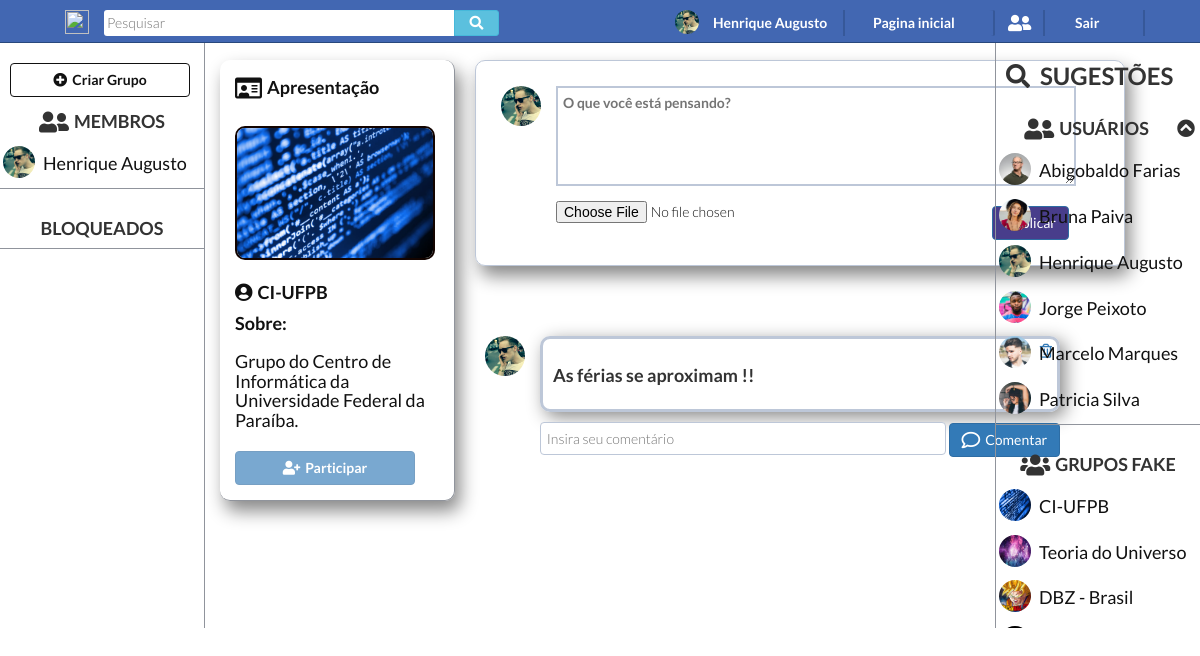
Screenshot of /web-project/groupsfak.php?group=3 (signed in) with the database file from the repository.
### tables this page shows
CREATE TABLE `usuario` (
  `id_usuario` varchar(255) NOT NULL,
  `nome_usuario` varchar(255) NOT NULL,
  `visibilidade` int(11) NOT NULL,
  `cidade` varchar(255) NOT NULL,
  `foto_usuario` varchar(255) NOT NULL,
  `senha` varchar(255) NOT NULL
);

CREATE TABLE `grupo` (
  `id_grupo` int(11) NOT NULL,
  `nome_grupo` varchar(255) NOT NULL,
  `descricao` varchar(255) NOT NULL,
  `foto_grupo` varchar(255) NOT NULL,
  `privacidade` int(11) NOT NULL
);

CREATE TABLE `membro` (
  `id_grupo` int(11) NOT NULL,
  `id_usuario` varchar(255) NOT NULL,
  `status_participacao` int(11) NOT NULL,
  `status_adm` int(11) NOT NULL,
  `autor_block` varchar(255) NOT NULL
);

CREATE TABLE `publicacao` (
  `id_publicacao` int(11) NOT NULL,
  `id_mural` int(11) NOT NULL,
  `arquivo` varchar(255) DEFAULT NULL,
  `conteudo` varchar(255) DEFAULT NULL,
  `id_autor` varchar(255) NOT NULL
);

### web-project/groupsfak.php (the view, shortened to what this page needs)
<?PHP
	$conecta =  mysqli_connect("localhost","root","","fakebook");
	$grupo_visitado = $_GET['group'];
	$user_logado = $_SESSION['id_usuario'];
	$sql_dados_logado = "SELECT * FROM Usuario WHERE id_usuario = '$user_logado'";
	$sql_dados_grupo = "SELECT * FROM grupo WHERE id_grupo = '$grupo_visitado'";
	$sql_usuarios = "SELECT id_usuario,nome_usuario,foto_usuario FROM Usuario";
	$sql_membro ="SELECT * FROM usuario INNER JOIN membro ON membro.id_usuario = usuario.id_usuario AND membro.id_grupo = '$grupo_visitado' AND membro.status_participacao=1";
	$sql_participa_grupo = "SELECT * FROM membro WHERE id_usuario='$user_logado' AND id_grupo='$grupo_visitado'";
    $sql_sou_adm_visitado = "SELECT * FROM membro WHERE id_usuario = '$user_logado' AND status_adm = '1' AND id_grupo='$grupo_visitado'";
	$conexao_dados_grupo = mysqli_query($conecta, $sql_dados_grupo) or die ("Erro na seleção dos dados do grupo.");
	$conexao_dados_logado = mysqli_query($conecta, $sql_dados_logado) or die ("Erro na seleção dos dados do usuario logado.");
	$conexao_membros = mysqli_query($conecta, $sql_membro) or die ("Erro na seleção dos membros.");
	$conexao_participa_grupo = mysqli_query($conecta, $sql_participa_grupo) or die ("Erro na verificação da participação do grupo.");
	$conexao_usuarios = mysqli_query($conecta, $sql_usuarios) or die ("Erro na seleção dos usuarios do sistema.");
	$conexao_sou_adm_visitado = mysqli_query($conecta, $sql_sou_adm_visitado) or die ("Erro na verificação se o user logado é adm do grupo visitado.");
	$dados_grupo = mysqli_fetch_assoc($conexao_dados_grupo);
	$dados_user_logado = mysqli_fetch_assoc($conexao_dados_logado);
?>
<?php
	$sql_mural_visitado = "SELECT id_mural FROM mural_grupo WHERE id_grupo='$grupo_visitado'";
	$conexao_mural_visitado = mysqli_query($conecta, $sql_mural_visitado) or die (header('Falha ao capturar mural'));
	$index_mural_visitado = mysqli_fetch_assoc($conexao_mural_visitado);
	$sql_seleciona_post = "SELECT * FROM publicacao WHERE id_mural='".$index_mural_visitado['id_mural']."' ORDER BY id_publicacao DESC";
	$conexao_seleciona_post = mysqli_query($conecta, $sql_seleciona_post) or die (header('Falha ao capturar publicações'));
?>
<?php
	$sql_selecio_allgroups = "SELECT * FROM grupo";
	$conexao_selecio_allgroups  = mysqli_query($conecta, $sql_selecio_allgroups ) or die (header('Falha ao selecionar todos os grupos do sistema'));
	$participa_grupo = mysqli_fetch_assoc($conexao_participa_grupo);
	$sou_adm_visitado = false;
	if(mysqli_num_rows($conexao_sou_adm_visitado)>0){
		$sou_adm_visitado=true;
	}
?>
<!DOCTYPE html>
<html lang="pt-br">
<head>
	<link rel="stylesheet"  href="statics/css/style.css">
	<link rel="stylesheet" href="https://use.fontawesome.com/releases/v5.1.0/css/all.css">
	<link rel="stylesheet"  href="https://maxcdn.bootstrapcdn.com/font-awesome/4.7.0/css/font-awesome.min.css">
	<link rel="stylesheet" href="https://maxcdn.bootstrapcdn.com/bootstrap/3.3.7/css/bootstrap.min.css">
</head>
<body>
	<header>
	<nav class="nav-profile">
		<div class="search-section">
			<img src="statics/img/logofb.png">
			<div class="search">
				<input type="text" name="search" placeholder="Pesquisar"><button class="btn btn-info"><i class="fas fa-search"></i></button>
			</div>
		</div>
		<div class="session-user">
			<?php
				echo "<img src=".$dados_user_logado['foto_usuario']."><span>".$dados_user_logado['nome_usuario']."<span>";
			?>
		</div>
		<div class="initial-page">
			<a <?php echo "href='profilefak.php?user=".$user_logado."'" ?>><span>Pagina inicial</span></a>
		</div>
		<div class="friend-request">
			<span class="dropdown-toggle" type="button" data-toggle="dropdown"><i class="fas fa-user-friends fa-lg"></i>
			 ?></span>
		</div>
		<div class="log-out">
			<a href="authentication.php?saindo=true"><span>Sair</span></a>
		</div>
	</nav>
	</header>
	<main class="content-wrapper">
		<div class="data-user">
			<label><i class="far fa-id-card fa-lg"></i>Apresentação</label><br>
			<?php
				echo "<img src=".$dados_grupo['foto_grupo']."><br><label><i class='fas fa-user-circle'></i>".$dados_grupo['nome_grupo']."</label><br><label>";
				if($dados_grupo['privacidade'] == 2 or $participa_grupo['status_participacao']==1){
					echo "Sobre:<br></label><h4>".$dados_grupo['descricao']."</h4><br>";
				}else{
					echo "Sobre:<br></label><h4>".$dados_grupo['descricao']."</h4><br>";
					echo "<label><i class='fas fa-user-lock'></i></label><a href=''><h4>Privado</h4></a><br>";
				}
			?>
			<button class="btn btn-primary" onclick="window.location=
			<?php echo "'groups.php?requisita_grupo=".$grupo_visitado."'" ?>"
			<?php
				if($participa_grupo['status_participacao']==1 or $participa_grupo['status_participacao']==2 ){
					echo "disabled";
				}
			?>
			><i class="fas fa-user-plus"></i>Participar</button><br>
		</div>
		<?php
		if($dados_grupo['privacidade'] == 2 or $participa_grupo['status_participacao']==1){
		?>
		<form class="input-mural" enctype="multipart/form-data"  action="posts.php" method="POST" id="post_grupo">
			<div class="content-input">
				<?php
					echo "<img src=".$dados_user_logado['foto_usuario'].">";
				?>
				<textarea name="content-post-input" placeholder="O que você está pensando?"></textarea>
			</div>
			<div class="footer-input">
				<input type="file" name="imagem_post_grupo" id="imagem_post_grupo">
				<input class="btn btn-primary" type="submit" name="btn-newpost-group"
				<?php
					if($participa_grupo['status_participacao']!=1){
						echo "disabled=true";
					}
				?>
				 value="Publicar">
			</div>
		</form>
		<div class="mural-posts">
		<?php
			$count_id_post = mysqli_num_rows($conexao_seleciona_post);
			if(mysqli_num_rows($conexao_seleciona_post)>0){
				while ($linha = mysqli_fetch_assoc($conexao_seleciona_post)) {
					$sql_info_autor = "SELECT * FROM Usuario WHERE id_usuario='".$linha['id_autor']."'";
					$conexao_info_autor = mysqli_query($conecta, $sql_info_autor) or die (header('Falha ao capturar informações do autor da publicação'));
					$dados_info_autor = mysqli_fetch_assoc($conexao_info_autor);
					$aval_block_post = false;
					if (!$aval_block_post) {
				?>
				<div class="myposts">
					<div class="item-post">
						<img class="img-autor-pub" <?php echo "src='".$dados_info_autor['foto_usuario']."'"; ?>>
						<div class="content-post">
						<?php
							if($dados_info_autor['id_usuario'] == $dados_user_logado['id_usuario'] || $sou_adm_visitado){
						?>
						<a href= <?php echo "'posts.php?count_id_publicacao_grupo=".$count_id_post."&id_mural=".$linha['id_mural']."&grupo_visitado=".$dados_grupo['id_grupo']."'"; ?>>
							<i class="far fa-trash-alt pull-right"></i>
						</a>
						<?php
							}
						?>
						<?php
							if(!empty($linha['conteudo'])){
								echo "<p>".$linha['conteudo']."</p>";
							}
						?>
						</div>
					</div>
					<form class="coment-post" action="posts.php" method="POST">
						<input type="text" name="text-coment" placeholder="Insira seu comentário" required autocomplete="off">
						<button class="btn btn-primary" type="submit"
						<?php
							if($participa_grupo['status_participacao']!=1){
								echo "disabled=true";
							}
						?>
						name="btn-comenta-group"><i class="far fa-comment fa-lg"></i>Comentar</button>
					</form>
				</div>
				<?php
					$count_id_post -= 1;
						}
				}
			}
		?>
		</div>
		<?php
			}
		?>
		<div class="panel-fixed-r">
			<h3><i class="fas fa-search"></i>SUGESTÕES</h3>
			<div class="users-system">
				<h4><i class="fas fa-user-friends fa-lg"></i>USUÁRIOS<i class="fas fa-chevron-circle-up pull-right"></i></h4>
				<ul class="users-list" id='toggle-user'>
					<?php
						while($linha = mysqli_fetch_assoc($conexao_usuarios)){
							$id_user_logado = $dados_user_logado['id_usuario'];
							$id_user_verficado = $linha['id_usuario'];
							$sql_tablock1 = "SELECT * FROM Amizade WHERE status_amizade=3 AND id_usuario1='$id_user_logado' AND id_usuario2='$id_user_verficado' AND autor_request!='$id_user_logado'";
							$sql_tablock2 = "SELECT * FROM Amizade WHERE status_amizade=3 AND id_usuario2='$id_user_logado' AND id_usuario1='$id_user_verficado' AND autor_request!='$id_user_logado'";
							$sql_tablock1_autor = "SELECT * FROM Amizade WHERE status_amizade=3 AND id_usuario1='$id_user_logado' AND id_usuario2='$id_user_verficado' AND autor_request='$id_user_logado'";
							$sql_tablock2_autor = "SELECT * FROM Amizade WHERE status_amizade=3 AND id_usuario2='$id_user_logado' AND id_usuario1='$id_user_verficado' AND autor_request='$id_user_logado'";
							$conexao_tablock1 = mysqli_query($conecta, $sql_tablock1) or die ("Erro na verificação do bloqueio.");
							$conexao_tablock2 = mysqli_query($conecta, $sql_tablock2) or die ("Erro na verificação do bloqueio");
							$conexao_tablock1_autor = mysqli_query($conecta, $sql_tablock1_autor) or die ("Erro na verificação do bloqueio como autor.");
							$conexao_tablock2_autor = mysqli_query($conecta, $sql_tablock2_autor) or die ("Erro na verificação do bloqueio como autor");
							if(mysqli_num_rows ($conexao_tablock1) > 0 or mysqli_num_rows ($conexao_tablock2) > 0){
								;
							}else
							if(mysqli_num_rows ($conexao_tablock1_autor) > 0 or mysqli_num_rows ($conexao_tablock2_autor) > 0){
								echo "<li><a><img src='".$linha['foto_usuario']."'><h4>".$linha['nome_usuario']."</h4></a><a href=".'friendship.php?unblock='.$linha['id_usuario']."><i class='fas fa-ban'></i></a></li>";
							}else{
								echo "<li><a href=".'profilefak.php?user='.$linha['id_usuario']."><img src='".$linha['foto_usuario']."'><h4>".$linha['nome_usuario']."</h4></a></li>";
							}
						}
					?>
				</ul>
			</div>
			<div class="groups-system">
				<h4><i class="fas fa-users fa-lg"></i>GRUPOS FAKE</h4>
				<ul class="groups-list">
					<?php
						while($linha = mysqli_fetch_assoc($conexao_selecio_allgroups)){
							$grupo_verificado = $linha['id_grupo'];
							$sql_ver_block = "SELECT * FROM membro WHERE id_grupo='$grupo_verificado' AND id_usuario='$user_logado' AND (status_participacao=3 OR status_participacao=4)";
							$conexao_ver_block = mysqli_query($conecta, $sql_ver_block) or die ("Erro na verificação do bloqueio com o grupo");
							if(mysqli_num_rows($conexao_ver_block)>0){
								;
							}else{
								echo "<li><a href=".'groupsfak.php?group='.$linha['id_grupo']."><img src='".$linha['foto_grupo']."'><h4>".$linha['nome_grupo']."</h4></a></li>";
							}
						}
					?>
				</ul>
			</div>
		</div>
		<div class="panel-fixed-l">
			<div class="users-system">
				<div class="create-group">
					<button class="btn btn-default" data-toggle="modal" data-target="#myModal"><i class="fas fa-plus-circle"></i>Criar Grupo</button>
				</div>
				<h4><i class="fas fa-user-friends fa-lg"></i>MEMBROS</h4>
				<?php
				if($dados_grupo['privacidade'] == 2 or $participa_grupo['status_participacao']==1){
				?>
				<ul class="users-list">
					<?php
						while ($linha_membros = mysqli_fetch_assoc($conexao_membros)) {
							$id_membro_amg = $linha_membros['id_usuario'];
							$sql_ehamg1 = "SELECT * FROM Usuario INNER JOIN Amizade ON Amizade.id_usuario2 = '$id_membro_amg' AND Amizade.status_amizade=1 AND Amizade.id_usuario1='$user_logado'";
							$sql_ehamg2 = "SELECT id_usuario, nome_usuario, foto_usuario FROM Usuario INNER JOIN Amizade ON Amizade.id_usuario1 = '$id_membro_amg' AND Amizade.status_amizade=1 AND Amizade.id_usuario2='$user_logado'";
							$conexao_ehamg1 = mysqli_query($conecta, $sql_ehamg1) or die ("Erro na seleção dos Amigos.");
							$conexao_ehamg2 = mysqli_query($conecta, $sql_ehamg2) or die ("Erro na seleção dos Amigos.");
							$sql_membro_ehadm = "SELECT * FROM membro WHERE id_usuario = '$id_membro_amg' AND status_adm = '1' AND id_grupo='$grupo_visitado'";
							$conexao_membro_ehadm = mysqli_query($conecta, $sql_membro_ehadm) or die ("Erro na verficação do adm.");
							if(mysqli_num_rows($conexao_ehamg1) > 0 or mysqli_num_rows($conexao_ehamg2)>0){
								echo "<li><a><img src='".$linha_membros['foto_usuario']."'><i class='fas fa-user-check pull-right fa-sm'></i><h4>".$linha_membros['nome_usuario']."</h4></a><a href=".'profilefak.php?user='.$linha_membros['id_usuario']."></a>";
								if($sou_adm_visitado){
									if(mysqli_num_rows($conexao_membro_ehadm) > 0){
										echo "<br><a class='tornar_adm' href=".'groups.php?remove_adm='.$linha_membros['id_usuario']."&group=".$grupo_visitado."><small>Remover administração</small></a><a href=".'groups.php?remove_user='.$linha_membros['id_usuario']."&group=".$grupo_visitado."><i class='fas fa-user-minus pull-right fa-sm'></i></a><a href=".'groups.php?block_user='.$linha_membros['id_usuario']."&group=".$grupo_visitado."><i class='fas fa-user-slash pull-right fa-sm'></i></a></li>";
									}else{
										echo "<br><a class='tornar_adm' href=".'groups.php?user_adm='.$linha_membros['id_usuario']."&group=".$grupo_visitado."><small>Torná-lo administrador</small></a><a href=".'groups.php?remove_user='.$linha_membros['id_usuario']."&group=".$grupo_visitado."><i class='fas fa-user-minus pull-right fa-sm'></i></a><a href=".'groups.php?block_user='.$linha_membros['id_usuario']."&group=".$grupo_visitado."><i class='fas fa-user-slash pull-right fa-sm'></i></a></li>";
									}
								}else{
									echo "</li>";
								}
							}else{
								echo "<li><a><img src='".$linha_membros['foto_usuario']."'><h4>".$linha_membros['nome_usuario']."</h4></a><a href=".'profilefak.php?user='.$linha_membros['id_usuario']."></a>";
								if($sou_adm_visitado && $user_logado != $linha_membros['id_usuario']){
									if(mysqli_num_rows($conexao_membro_ehadm) > 0){
										echo "<br><a class='tornar_adm' href=".'groups.php?remove_adm='.$linha_membros['id_usuario']."&group=".$grupo_visitado."><small>Remover administração</small></a><a href=".'groups.php?remove_user='.$linha_membros['id_usuario']."&group=".$grupo_visitado."><i class='fas fa-user-minus pull-right fa-sm'></i></a><a href=".'groups.php?block_user='.$linha_membros['id_usuario']."&group=".$grupo_visitado."><i class='fas fa-user-slash pull-right fa-sm'></i></a></li>";
									}else{
										echo "<br><a class='tornar_adm' href=".'groups.php?user_adm='.$linha_membros['id_usuario']."&group=".$grupo_visitado."><small>Torná-lo administrador</small></a><a href=".'groups.php?remove_user='.$linha_membros['id_usuario']."&group=".$grupo_visitado."><i class='fas fa-user-minus pull-right fa-sm'></i></a><a href=".'groups.php?block_user='.$linha_membros['id_usuario']."&group=".$grupo_visitado."><i class='fas fa-user-slash pull-right fa-sm'></i></a></li>";
									}
								}else{
									echo "</li>";
								}
							}
						}
					?>
				</ul>
				<?php
					}
				?>
			</div>
			<?php
			if($participa_grupo['status_participacao']==1 && $participa_grupo['status_adm']==1){
			?>
			<div class="users-system">
				<h4></i>BLOQUEADOS</h4>
			</div>
			<?php
				}
			?>
		</div>
	</main>
</body>
</html>

### rows the page displays
usuario: foto_usuario (picture), nome_usuario "Henrique Augusto"
grupo: foto_grupo (picture), nome_grupo "CI-UFPB", descricao "Grupo do Centro de Informática da Universidade Federal da Paraíba."
membro: btn-newpost-group "Publicar", id_usuario.foto_usuario (picture), id_usuario.nome_usuario "Henrique Augusto"
publicacao: id_autor.foto_usuario (picture), conteudo "As férias se aproximam !!"
usuario: foto_usuario (picture), nome_usuario "Abigobaldo Farias"
usuario: foto_usuario (picture), nome_usuario "Bruna Paiva"
usuario: foto_usuario (picture), nome_usuario "Jorge Peixoto"
usuario: foto_usuario (picture), nome_usuario "Marcelo Marques"
usuario: foto_usuario (picture), nome_usuario "Patricia Silva"
grupo: foto_grupo (picture), nome_grupo "Teoria do Universo"
grupo: foto_grupo (picture), nome_grupo "DBZ - Brasil"
grupo: foto_grupo (picture)
